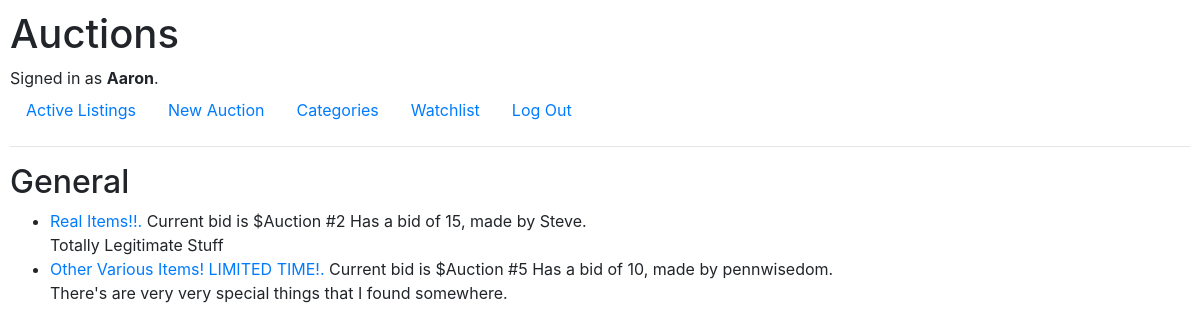
The page /categories/General (signed in) on the database its author committed.
### auctions/models.py (models this page shows, shortened)
class User(AbstractUser):
    pass

class Listing(models.Model):
    user = models.ForeignKey(User, on_delete=models.CASCADE, related_name="creator")
    title = models.CharField(max_length=64)
    description = models.CharField(max_length=256)
    category = models.CharField(max_length=64)
    image = models.CharField(max_length=256, blank=True)
    end = models.BooleanField(default=False)

class Bid(models.Model):
    user = models.ForeignKey(User, on_delete=models.CASCADE, related_name="bidder")
    listing = models.ForeignKey(Listing, on_delete=models.CASCADE, related_name="bids")
    bid = models.IntegerField()
    class Meta:
        get_latest_by = "id"
    def __str__(self):
        return f"Auction #{self.listing.id} Has a bid of {self.bid}, made by {self.user}."

### auctions/views.py (the view)
# urls.py: path("categories/<str:category>", views.category_detail, name="category"),
@login_required
def category_detail(request, category):
    return render(request, "auctions/categories.html", {"title": category, "category": Listing.objects.filter(category=category, end=False)})

### auctions/templates/auctions/categories.html (shortened to what this page needs)
{% extends "auctions/layout.html" %}
{% block body %}
{% if categories %}
<h2>Categories</h2>
<ul>
    {% for category in categories %}
    <li><a href="{% url 'category' category %}">{{ category }}</a></li>
    {% endfor %}
</ul>
{% else %}
<h2>{{ title }} </h2>
<ul>
    {% for list in category %}
                <li><a href="{% url 'listing' list.id %}">{{ list.title }}.</a> Current bid is ${{ list.bids.latest }}</li>
                <span>{{ list.description }}</span>
    {% endfor %}
</ul>
{% endif %}
{% endblock %}

### auctions/templates/auctions/layout.html (shortened to what this page needs)
{% load static %}
<!DOCTYPE html>
<html lang="en">
    <head>
        <link rel="stylesheet" href="https://stackpath.bootstrapcdn.com/bootstrap/4.4.1/css/bootstrap.min.css">
        <link href="{% static 'auctions/styles.css' %}" rel="stylesheet">
    </head>
    <body>
        <h1>Auctions</h1>
        <div>
            {% if user.is_authenticated %}
                Signed in as <strong>{{ user.username }}</strong>.
            {% else %}
                Not signed in.
            {% endif %}
        </div>
        <ul class="nav">
            <li class="nav-item">
                <a class="nav-link" href="{% url 'index' %}">Active Listings</a>
            </li>
            {% if user.is_authenticated %}
            <li class="nav-item">
                <a class="nav-link" href="{% url 'create' %}">New Auction</a>
            </li>
            <li class="nav-item">
                <a class="nav-link" href="{% url 'categories' %}">Categories</a>
            </li>
            <li class="nav-item">
                <a class="nav-link" href="{% url 'watchlist' %}">Watchlist</a>
            </li>
                <li class="nav-item">
                    <a class="nav-link" href="{% url 'logout' %}">Log Out</a>
                </li>
            {% endif %}
        </ul>
        <hr>
        {% block body %}
        {% endblock %}
    </body>
</html>

### auctions/static/auctions/styles.css (style rules this page uses)
body { padding: 10px; }

### rows shown on the page
User: username "Aaron"
Listing: title "Real Items!!", bids.latest "Auction #2 Has a bid of 15, made by Steve.", description "Totally Legitimate Stuff"
Listing: title "Other Various Items! LIMITED TIME!", bids.latest "Auction #5 Has a bid of 10, made by pennwisedom.", description "There's are very very special things that I found somewhere."

### other values the page prints
{{ title }} "General"
